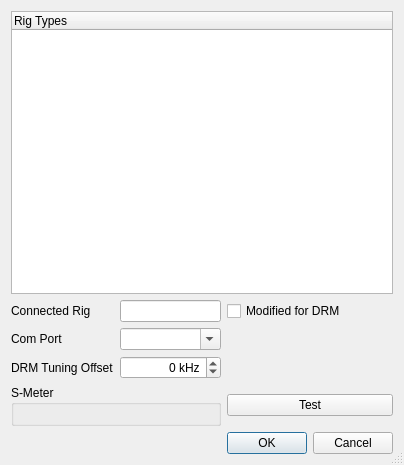
<?xml version="1.0" encoding="UTF-8"?>
<ui version="4.0">
 <class>RigDlg</class>
 <widget class="QDialog" name="RigDlg">
  <property name="windowModality">
   <enum>Qt::WindowModality::ApplicationModal</enum>
  </property>
  <property name="geometry">
   <rect>
    <x>0</x>
    <y>0</y>
    <width>404</width>
    <height>465</height>
   </rect>
  </property>
  <property name="windowTitle">
   <string>Rig Settings</string>
  </property>
  <property name="windowIcon">
   <iconset resource="res/icons.qrc">
    <normaloff>:/icons/MainIcon.svg</normaloff>:/icons/MainIcon.svg</iconset>
  </property>
  <property name="sizeGripEnabled">
   <bool>true</bool>
  </property>
  <layout class="QGridLayout" name="gridLayout">
   <item row="0" column="0" colspan="3">
    <widget class="QTreeWidget" name="rigTypes">
     <property name="sizePolicy">
      <sizepolicy hsizetype="Expanding" vsizetype="MinimumExpanding">
       <horstretch>0</horstretch>
       <verstretch>0</verstretch>
      </sizepolicy>
     </property>
     <column>
      <property name="text">
       <string notr="true">Rig Types</string>
      </property>
     </column>
    </widget>
   </item>
   <item row="3" column="0">
    <widget class="QLabel" name="labelOffset">
     <property name="text">
      <string>DRM Tuning Offset</string>
     </property>
    </widget>
   </item>
   <item row="2" column="1">
    <widget class="QComboBox" name="comboBoxPort">
     <property name="editable">
      <bool>true</bool>
     </property>
    </widget>
   </item>
   <item row="1" column="0">
    <widget class="QLabel" name="label_2">
     <property name="text">
      <string>Connected Rig</string>
     </property>
    </widget>
   </item>
   <item row="2" column="0">
    <widget class="QLabel" name="labelPort">
     <property name="text">
      <string>Com Port</string>
     </property>
    </widget>
   </item>
   <item row="4" column="0" colspan="2">
    <widget class="QGroupBox" name="groupBox_8">
     <property name="title">
      <string>S-Meter</string>
     </property>
     <layout class="QHBoxLayout" name="horizontalLayout_3">
      <item>
       <widget class="QwtThermo" name="sMeter" native="true"/>
      </item>
     </layout>
    </widget>
   </item>
   <item row="4" column="2">
    <widget class="QPushButton" name="testRig">
     <property name="text">
      <string>Test</string>
     </property>
    </widget>
   </item>
   <item row="1" column="1">
    <widget class="QLineEdit" name="selectedRigType">
     <property name="readOnly">
      <bool>true</bool>
     </property>
    </widget>
   </item>
   <item row="1" column="2">
    <widget class="QCheckBox" name="modified">
     <property name="text">
      <string>Modified for DRM</string>
     </property>
    </widget>
   </item>
   <item row="3" column="1">
    <widget class="QSpinBox" name="offsetBox">
     <property name="alignment">
      <set>Qt::AlignmentFlag::AlignRight|Qt::AlignmentFlag::AlignTrailing|Qt::AlignmentFlag::AlignVCenter</set>
     </property>
     <property name="suffix">
      <string> kHz</string>
     </property>
     <property name="minimum">
      <number>-10</number>
     </property>
     <property name="maximum">
      <number>10</number>
     </property>
    </widget>
   </item>
   <item row="5" column="2">
    <widget class="QDialogButtonBox" name="buttonBox">
     <property name="orientation">
      <enum>Qt::Orientation::Horizontal</enum>
     </property>
     <property name="standardButtons">
      <set>QDialogButtonBox::StandardButton::Cancel|QDialogButtonBox::StandardButton::Ok</set>
     </property>
     <property name="centerButtons">
      <bool>false</bool>
     </property>
    </widget>
   </item>
  </layout>
 </widget>
 <customwidgets>
  <customwidget>
   <class>QwtThermo</class>
   <extends>QWidget</extends>
   <header>qwt_thermo.h</header>
  </customwidget>
 </customwidgets>
 <resources>
  <include location="res/icons.qrc"/>
 </resources>
 <connections/>
</ui>
